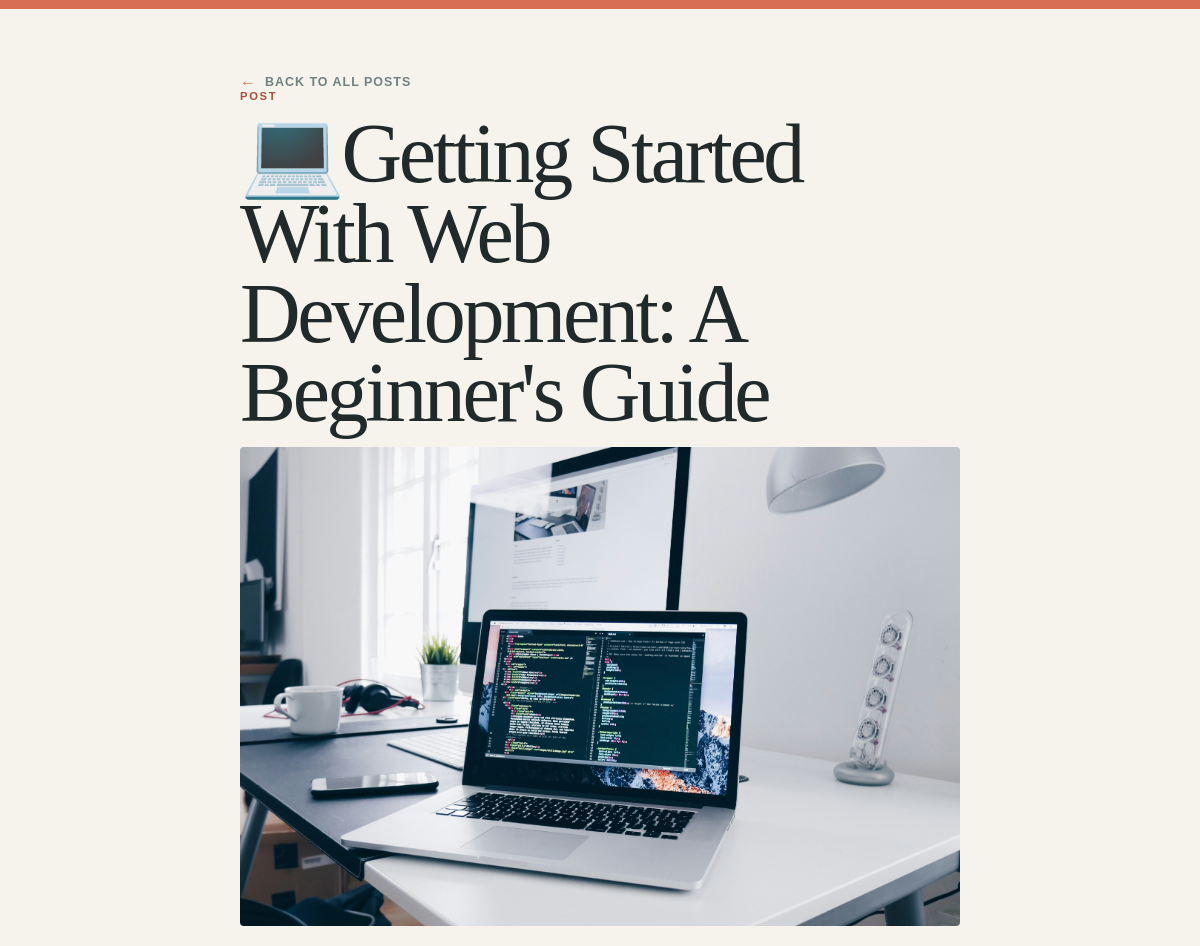
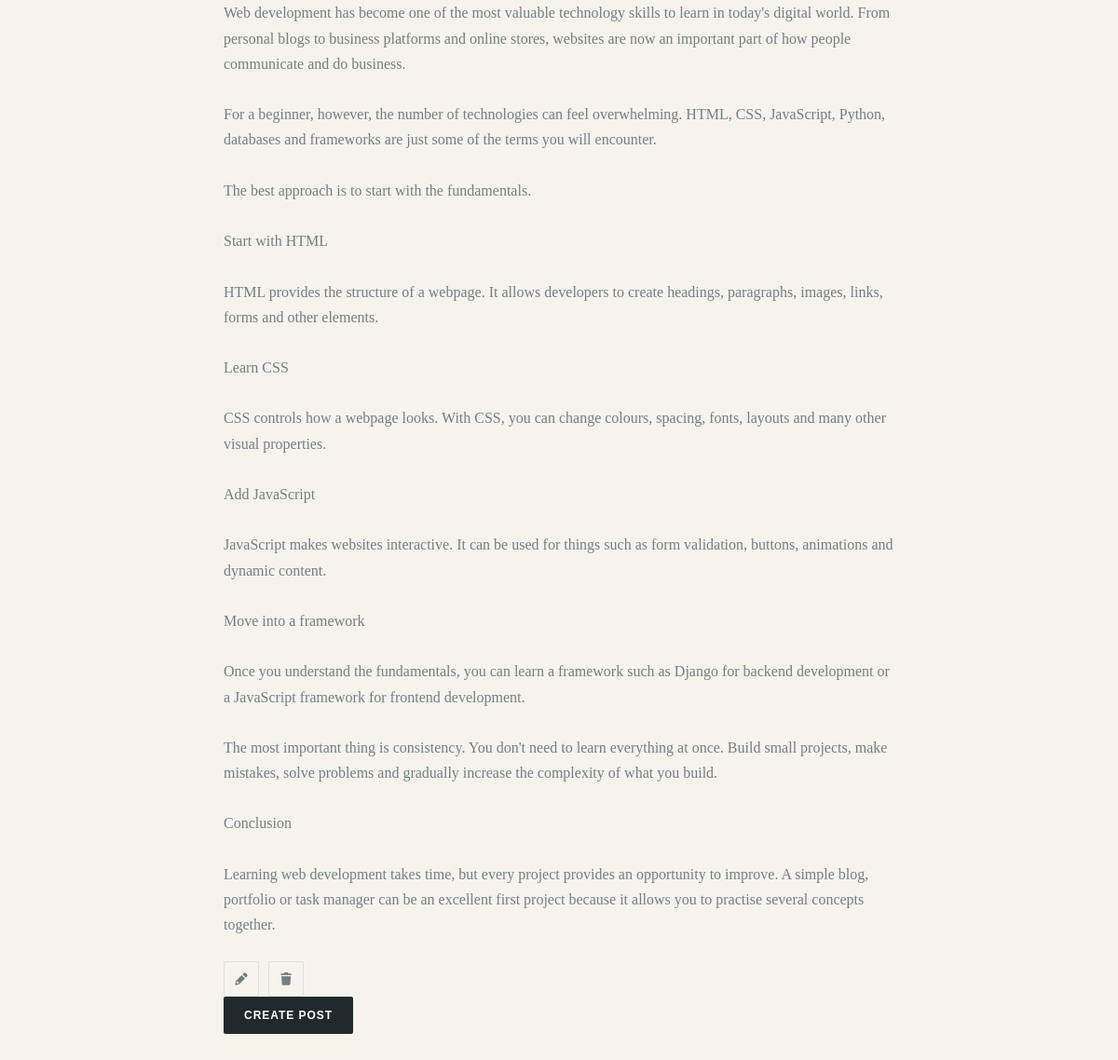
The app's page /posts/1/ with its own data (2 pictures, top to bottom).
### post/models.py (models this page shows, shortened)
class Post(models.Model):
    title = models.CharField(max_length=100)
    excerpt = models.TextField(max_length=300, blank=True)
    content = models.TextField()
    image = models.ImageField(upload_to='images/', blank=True, null=True)

### post/views.py (the view)
# urls.py: path('<int:post_id>/', views.single_post, name='single_post'),
def single_post(request, post_id):
    post = Post.objects.get(id=post_id)
    return render(request, 'single_post.html', {'post': post})

### post/templates/single_post.html (shortened to what this page needs)
{% load static %}
<!DOCTYPE html>
<html lang="en">
<head>
    <link rel="stylesheet" href="{% static 'css/main.css' %}">
    <link rel="stylesheet" href="https://cdnjs.cloudflare.com/ajax/libs/font-awesome/7.3.1/css/all.min.css"
>
</head>
<body class="posts-page">
    <main class="page create-shell">
        <a class="text-link" href="{% url 'all_posts' %}">Back to all posts</a>
        <article class="single-post">
            <p class="post-index">Post</p>
            <h1>{{ post.title }}</h1>
            {% if post.image %}
            <img src="{{ post.image.url }}" alt="{{ post.title }}" class="post-image">
            {% endif %}
            <p class="post-content">{{ post.content }}</p>
            <div class="post-actions">
                <a href="{% url 'edit_post' post.id %}"><button class="post-action" type="button"
                        aria-label="Edit post">
                        <i class="fa fa-pencil" aria-hidden="true"></i>
                    </button></a>
                <a href="{% url 'delete_post' post.id %}"><button class="post-action" type="button"
                        aria-label="Delete post">
                        <i class="fa fa-trash" aria-hidden="true"></i>
                    </button></a>
            </div>
        </article>
        <a class="primary-button" href="{% url 'create_posts' %}">Create post</a>
    </main>
</body>
</html>

### post/static/css/main.css (style rules this page uses)
:root { --ink: #202a2b; --muted: #718080; --paper: #f6f3ed; --surface: #fffdf9; --line: #dce2dc; --accent: #d86f52; --accent-dark: #ad4d37; --shadow: 0 24px 60px rgba(35, 53, 50, 0.09); }
* { box-sizing: border-box; }
body { min-height: 100vh; margin: 0; color: var(--ink); background: var(--paper); font-family: Georgia, 'Times New Roman', serif; }
body::before { position: fixed; inset: 0 0 auto; height: 9px; content: ''; background: var(--accent); }
.page { width: min(100% - 40px, 1040px); margin: 0 auto; padding: 72px 0 80px; }
.create-shell { width: min(100% - 40px, 720px); }
.text-link { color: var(--muted); font-family: Arial, sans-serif; font-size: 0.78rem; font-weight: 700; letter-spacing: 0.08em; text-decoration: none; text-transform: uppercase; }
.text-link::before { margin-right: 8px; content: '\2190'; color: var(--accent); font-size: 1rem; }
.eyebrow, .post-index { margin: 0 0 12px; color: var(--accent-dark); font-family: Arial, sans-serif; font-size: 0.7rem; font-weight: 700; letter-spacing: 0.15em; text-transform: uppercase; }
h1, h2, p { margin-top: 0; }
h1 { margin-bottom: 14px; font-size: clamp(2.8rem, 7vw, 5.6rem); font-weight: 400; letter-spacing: -0.04em; line-height: 0.95; }
.primary-button { display: inline-block; padding: 14px 22px; color: #fffdf9; background: var(--ink); border: 0; border-radius: 2px; font-family: Arial, sans-serif; font-size: 0.75rem; font-weight: 700; letter-spacing: 0.08em; line-height: 1; text-decoration: none; text-transform: uppercase; cursor: pointer; transition: background 160ms ease, transform 160ms ease; }
.post-content, .empty-state p:last-child { margin-bottom: 0; color: var(--muted); font-size: 1rem; line-height: 1.7; white-space: pre-line; }
.post-actions { display: flex; gap: 10px; margin-top: 26px; }
.post-action { display: inline-grid; width: 38px; height: 38px; place-items: center; padding: 0; color: var(--muted); background: transparent; border: 1px solid var(--line); border-radius: 2px; cursor: pointer; transition: color 160ms ease, background 160ms ease, border-color 160ms ease; }
.post-image { max-width: 100%; height: auto; margin-bottom: 16px; border-radius: 4px; }

### records on screen
Post: title "💻Getting Started With Web Development: A Beginner's Guide", image (picture), content "Web development has become one of the most valuable technology skills to learn in today's digital world. From personal blogs to business platforms and online stores, websites are now an important part of how people communicate and do business. For a beginner, however, the number of technologies can feel overwhelming. HTML, CSS, JavaScript, Python, databases and frameworks are just some of the terms you will encounter. The best approach is to start with the fundamentals. Start with HTML HTML provides the structure of a webpage. It allows developers to create headings, paragraphs, images, links, forms and other elements. Learn CSS CSS controls how a webpage looks. With CSS, you can change…"
